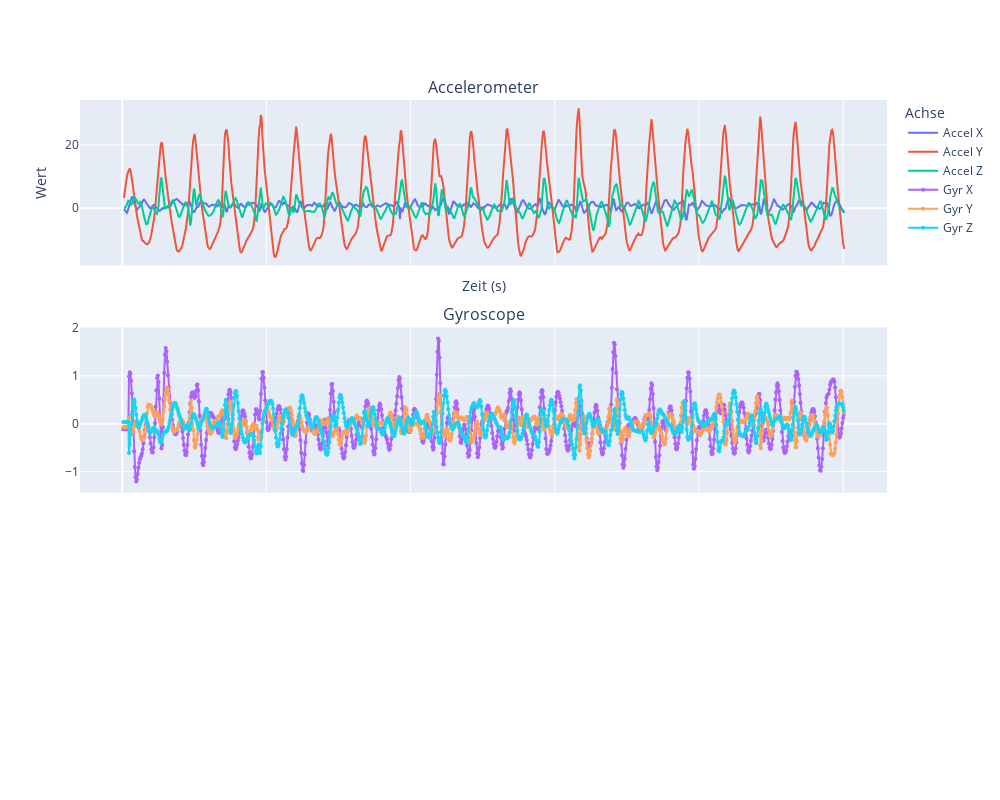

Write notebook code for a chart like this one.
### Code cell
compare_acc_gyr(acc_jp,gyr_jp)

### Figure 1 — Plotly figure (JSON) as saved in the notebook; plotly's stock layout.template omitted (floating-point values rounded to 4 significant figures; data arrays with more than 128 entries replaced by an {"elided": "..."} marker saying what was removed)
{"data": [{"name": "Accel X", "type": "scatter", "x": {"elided": "1001 float values"}, "y": {"elided": "1001 float values"}}, {"name": "Accel Y", "type": "scatter", "x": {"elided": "1001 float values"}, "y": {"elided": "1001 float values"}}, {"name": "Accel Z", "type": "scatter", "x": {"elided": "1001 float values"}, "y": {"elided": "1001 float values"}}, {"marker": {"size": 4}, "mode": "lines+markers", "name": "Gyr X", "type": "scatter", "x": {"elided": "1001 float values"}, "xaxis": "x2", "y": {"elided": "1001 float values"}, "yaxis": "y2"}, {"marker": {"size": 4}, "mode": "lines+markers", "name": "Gyr Y", "type": "scatter", "x": {"elided": "1001 float values"}, "xaxis": "x2", "y": {"elided": "1001 float values"}, "yaxis": "y2"}, {"marker": {"size": 4}, "mode": "lines+markers", "name": "Gyr Z", "type": "scatter", "x": {"elided": "1001 float values"}, "xaxis": "x2", "y": {"elided": "1001 float values"}, "yaxis": "y2"}], "layout": {"annotations": [{"font": {"size": 16}, "showarrow": false, "text": "Accelerometer", "x": 0.5, "xanchor": "center", "xref": "paper", "y": 1, "yanchor": "bottom", "yref": "paper"}, {"font": {"size": 16}, "showarrow": false, "text": "Gyroscope", "x": 0.5, "xanchor": "center", "xref": "paper", "y": 0.6333, "yanchor": "bottom", "yref": "paper"}], "height": 800, "legend": {"title": {"text": "Achse"}}, "width": 1000, "xaxis": {"anchor": "y", "domain": [0, 1], "matches": "x3", "showticklabels": false, "title": {"text": "Zeit (s)"}}, "xaxis2": {"anchor": "y2", "domain": [0, 1], "matches": "x3", "showticklabels": false}, "xaxis3": {"anchor": "y3", "domain": [0, 1]}, "yaxis": {"anchor": "x", "domain": [0.7333, 1], "title": {"text": "Wert"}}, "yaxis2": {"anchor": "x2", "domain": [0.3667, 0.6333]}, "yaxis3": {"anchor": "x3", "domain": [0, 0.2667]}}}
